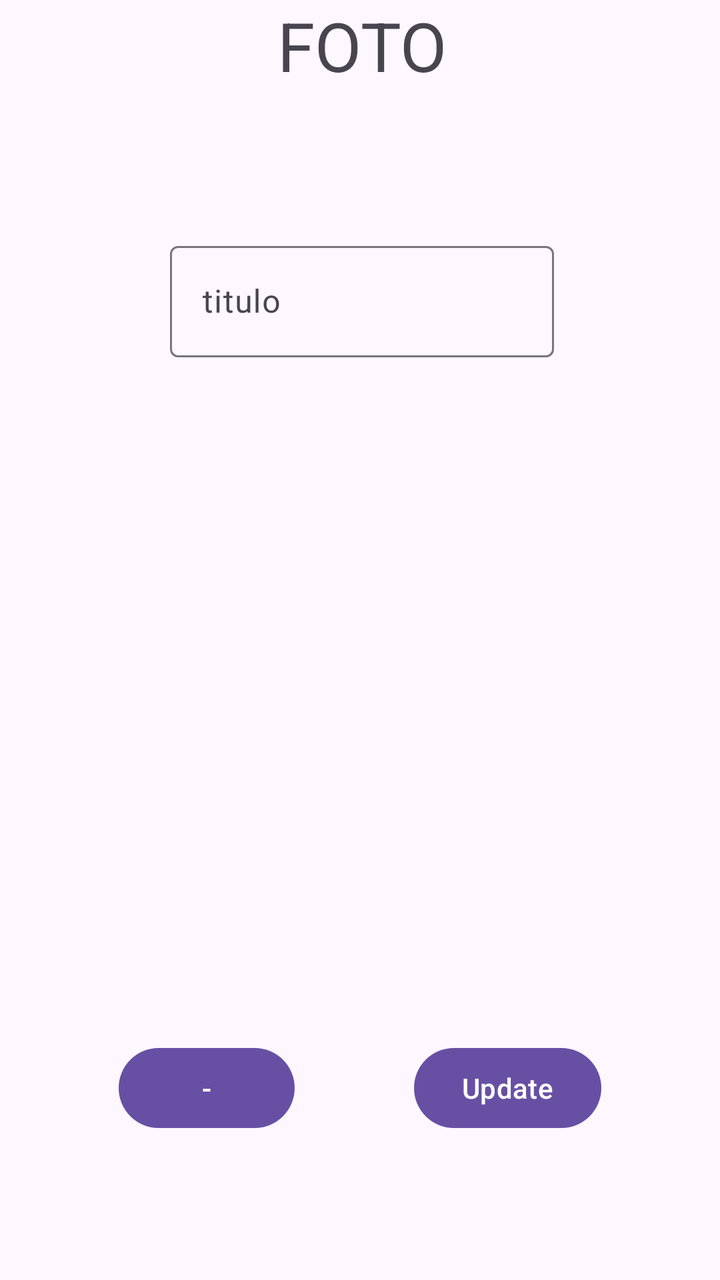
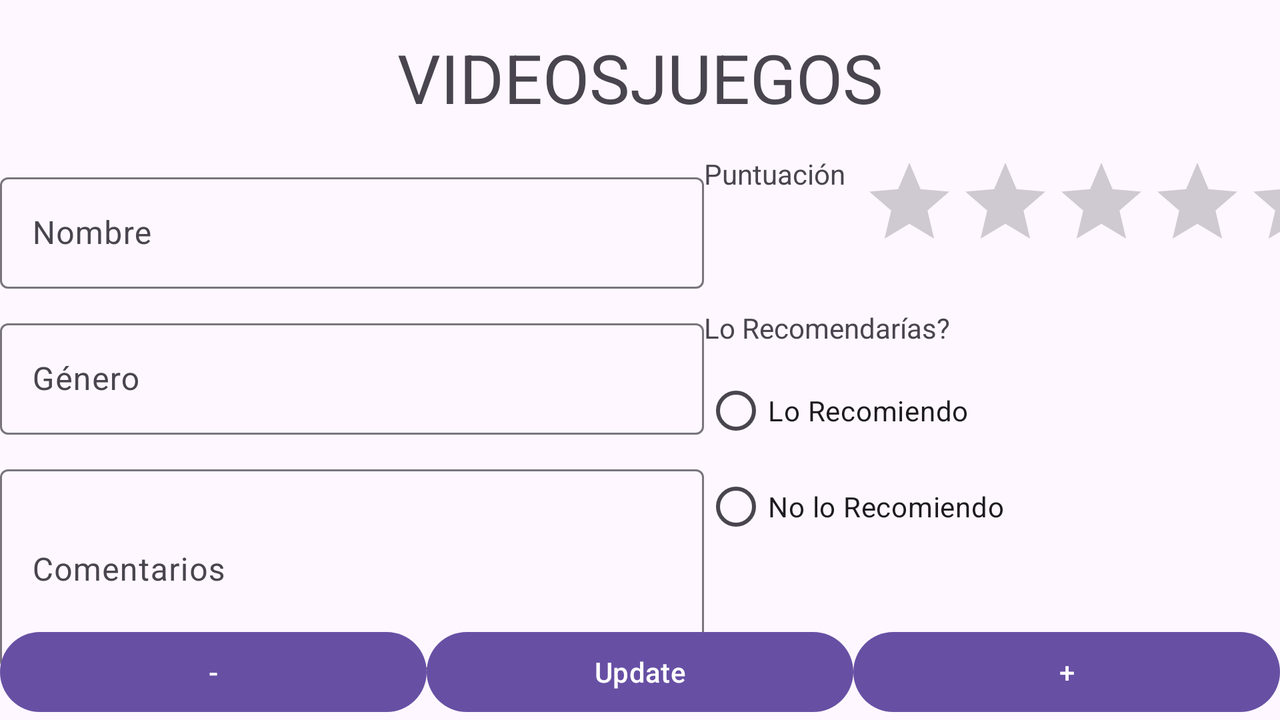

Compare how this app lays out the same screen by default and in its alternative resource folder. The renders come first, then the two layout files and the values they reference.
<!-- AndroidManifest.xml: application theme Theme.Moviles1FelixJV -->
<!-- res/layout/perfil_fragment.xml -->
<?xml version="1.0" encoding="utf-8"?>
<androidx.constraintlayout.widget.ConstraintLayout xmlns:android="http://schemas.android.com/apk/res/android"
    xmlns:app="http://schemas.android.com/apk/res-auto"
    xmlns:tools="http://schemas.android.com/tools"
    android:id="@+id/main"
    android:layout_width="match_parent"
    android:layout_height="match_parent"
    tools:context=".ui.pantallaDetalleFoto.DetalleFotosFragment">

    <TextView
        android:id="@+id/textView"
        android:layout_width="wrap_content"
        android:layout_height="wrap_content"

        android:text="@string/FOTO"
        android:textSize="34sp"
        app:layout_constraintEnd_toStartOf="@id/GuideLine2"
        app:layout_constraintStart_toEndOf="@id/guideline1"
        app:layout_constraintTop_toTopOf="parent" />

    <com.google.android.material.textfield.TextInputLayout
        android:id="@+id/textInputLayout"
        android:layout_width="0dp"
        android:layout_height="wrap_content"

        app:layout_constraintBottom_toTopOf="@id/imageView2"
        app:layout_constraintEnd_toEndOf="parent"
        app:layout_constraintEnd_toStartOf="@id/GuideLine2"
        app:layout_constraintStart_toStartOf="@id/guideline1"
        app:layout_constraintTop_toBottomOf="@+id/textView">

        <com.google.android.material.textfield.TextInputEditText
            android:id="@+id/nombrePerfil"
            android:layout_width="match_parent"
            android:layout_height="wrap_content"
            android:hint="@string/titulo" />
    </com.google.android.material.textfield.TextInputLayout>

    <Button
        android:id="@+id/eliminar"
        android:layout_width="wrap_content"
        android:layout_height="wrap_content"
       app:layout_constraintEnd_toStartOf="@id/updateBtn"
        android:text="@string/eliminar"
        app:layout_constraintBottom_toBottomOf="parent"
        app:layout_constraintStart_toStartOf="parent"
        app:layout_constraintTop_toBottomOf="@id/imageView2"
        />

    <androidx.constraintlayout.widget.Guideline
        android:id="@+id/guideline1"
        android:layout_width="wrap_content"
        android:layout_height="wrap_content"
        android:orientation="vertical"
        app:layout_constraintGuide_begin="85dp" />

    <androidx.constraintlayout.widget.Guideline
        android:id="@+id/GuideLine2"
        android:layout_width="wrap_content"
        android:layout_height="wrap_content"
        android:orientation="vertical"
        app:layout_constraintGuide_end="83dp" />

    <Button
        android:id="@+id/updateBtn"
        android:layout_width="wrap_content"
        android:layout_height="wrap_content"

        android:text="@string/update"
        app:layout_constraintStart_toEndOf="@id/eliminar"
        app:layout_constraintEnd_toEndOf="parent"
        app:layout_constraintBottom_toBottomOf="@id/eliminar"
        app:layout_constraintTop_toTopOf="@+id/eliminar" />

    <ImageView
        android:id="@+id/imageView2"
        android:layout_width="203dp"
        android:layout_height="197dp"
        tools:layout_editor_absoluteX="104dp"
        tools:layout_editor_absoluteY="204dp"
        tools:src="@tools:sample/avatars"
        app:layout_constraintEnd_toStartOf="@id/GuideLine2"
        app:layout_constraintStart_toEndOf="@id/guideline1"
        app:layout_constraintTop_toBottomOf="@id/textInputLayout"
        app:layout_constraintBottom_toTopOf="@id/eliminar"/>

</androidx.constraintlayout.widget.ConstraintLayout>
<!-- resources referenced by this layout -->
<resources>
  <string name="FOTO">FOTO</string>
  <string name="eliminar">-</string>
  <string name="titulo">titulo</string>
  <string name="update">Update</string>
  <style name="Theme.Moviles1FelixJV" parent="Base.Theme.Moviles1FelixJV" />
  <style name="Base.Theme.Moviles1FelixJV" parent="Theme.Material3.DayNight.NoActionBar">
          
          
      </style>
</resources>
<!-- res/layout-land/perfil_fragment.xml (the repository's variant of the layout above) -->
<!-- drawn on the phone turned sideways -->
<?xml version="1.0" encoding="utf-8"?>
<androidx.constraintlayout.widget.ConstraintLayout xmlns:android="http://schemas.android.com/apk/res/android"
    xmlns:app="http://schemas.android.com/apk/res-auto"
    xmlns:tools="http://schemas.android.com/tools"
    android:id="@+id/main"
    android:layout_width="match_parent"
    android:layout_height="match_parent"
    tools:context=".ui.pantallaPerfil.PerfilFragment">


    <TextView
        android:id="@+id/textView"
        android:layout_width="wrap_content"
        android:layout_height="wrap_content"
        android:layout_marginTop="16dp"
        android:text="@string/videosjuegos"
        android:textSize="34sp"
        app:layout_constraintEnd_toEndOf="parent"
        app:layout_constraintStart_toStartOf="parent"
        app:layout_constraintTop_toTopOf="parent"
        app:layout_constraintHorizontal_bias="0.5" />


    <com.google.android.material.textfield.TextInputLayout
        android:id="@+id/textInputLayout"
        android:layout_width="0dp"
        android:layout_height="wrap_content"
        android:layout_marginTop="22dp"
        app:layout_constraintEnd_toStartOf="@id/guideline_vertical_center"
        app:layout_constraintStart_toStartOf="parent"
        app:layout_constraintTop_toBottomOf="@id/textView">

        <com.google.android.material.textfield.TextInputEditText
            android:id="@+id/nombrePerfil"
            android:layout_width="match_parent"
            android:layout_height="wrap_content"
            android:hint="@string/nombre" />
    </com.google.android.material.textfield.TextInputLayout>


    <com.google.android.material.textfield.TextInputLayout
        android:id="@+id/textInputLayout2"
        android:layout_width="0dp"
        android:layout_height="wrap_content"
        android:layout_marginTop="12dp"
        app:layout_constraintEnd_toStartOf="@id/guideline_vertical_center"
        app:layout_constraintStart_toStartOf="parent"
        app:layout_constraintTop_toBottomOf="@id/textInputLayout">

        <com.google.android.material.textfield.TextInputEditText
            android:id="@+id/generoPerfil"
            android:layout_width="match_parent"
            android:layout_height="wrap_content"
            android:hint="@string/g_nero" />
    </com.google.android.material.textfield.TextInputLayout>

    <com.google.android.material.textfield.TextInputLayout
        android:id="@+id/textInputLayout3"
        android:layout_width="0dp"
        android:layout_height="wrap_content"
        android:layout_marginTop="12dp"
        app:layout_constraintEnd_toStartOf="@id/guideline_vertical_center"
        app:layout_constraintStart_toStartOf="parent"
        app:layout_constraintTop_toBottomOf="@id/textInputLayout2">

        <com.google.android.material.textfield.TextInputEditText
            android:layout_width="match_parent"
            android:layout_height="100dp"
            android:hint="@string/comentarios" />
    </com.google.android.material.textfield.TextInputLayout>


    <TextView
        android:id="@+id/textView2"
        android:layout_width="wrap_content"
        android:layout_height="wrap_content"
        android:layout_marginTop="16dp"
        android:text="@string/puntuaci_n"
        app:layout_constraintStart_toStartOf="@id/guideline_vertical_center"
        app:layout_constraintTop_toBottomOf="@id/textView" />


    <RatingBar
        android:id="@+id/ratingBar"
        android:layout_width="wrap_content"
        android:layout_height="wrap_content"
        android:layout_marginStart="8dp"
        app:layout_constraintStart_toEndOf="@id/textView2"
        app:layout_constraintTop_toTopOf="@id/textView2" />


    <TextView
        android:id="@+id/textView3"
        android:layout_width="wrap_content"
        android:layout_height="wrap_content"
        android:layout_marginTop="20dp"
        android:text="@string/lo_recomendar_as"
        app:layout_constraintStart_toStartOf="@id/guideline_vertical_center"
        app:layout_constraintTop_toBottomOf="@id/ratingBar" />


    <RadioGroup
        android:id="@+id/radioGroup3"
        android:layout_width="wrap_content"
        android:layout_height="wrap_content"
        android:layout_marginTop="8dp"
        app:layout_constraintStart_toStartOf="@id/guideline_vertical_center"
        app:layout_constraintTop_toBottomOf="@id/textView3">

        <RadioButton
            android:id="@+id/radioButton"
            android:layout_width="wrap_content"
            android:layout_height="wrap_content"
            android:text="@string/lo_recomiendo" />

        <RadioButton
            android:id="@+id/radioButton2"
            android:layout_width="wrap_content"
            android:layout_height="wrap_content"
            android:text="@string/no_lo_recomiendo" />
    </RadioGroup>


    <Button
        android:id="@+id/eliminar"
        android:layout_width="0dp"
        android:layout_height="wrap_content"
        android:text="@string/eliminar"
        app:layout_constraintEnd_toStartOf="@id/updateBtn"
        app:layout_constraintStart_toStartOf="parent"
        app:layout_constraintBottom_toBottomOf="parent" />

    <Button
        android:id="@+id/updateBtn"
        android:layout_width="0dp"
        android:layout_height="wrap_content"
        android:text="@string/update"
        app:layout_constraintEnd_toStartOf="@id/anyadir"
        app:layout_constraintStart_toEndOf="@id/eliminar"
        app:layout_constraintBottom_toBottomOf="parent"/>

    <Button
        android:id="@+id/anyadir"
        android:layout_width="0dp"
        android:layout_height="wrap_content"
        android:text="@string/anyadir"
        app:layout_constraintEnd_toEndOf="parent"
        app:layout_constraintStart_toEndOf="@id/updateBtn"
        app:layout_constraintBottom_toBottomOf="parent"/>


    <androidx.constraintlayout.widget.Guideline
        android:id="@+id/guideline_vertical_center"
        android:layout_width="wrap_content"
        android:layout_height="wrap_content"
        android:orientation="vertical"
        app:layout_constraintGuide_percent="0.55" />

</androidx.constraintlayout.widget.ConstraintLayout>
<!-- resources referenced by the variant -->
<!-- as the phone turned sideways resolves them -->
<resources>
  <string name="anyadir">+</string>
  <string name="comentarios">Comentarios</string>
  <string name="eliminar">-</string>
  <string name="g_nero">Género</string>
  <string name="lo_recomendar_as">Lo Recomendarías?</string>
  <string name="lo_recomiendo">Lo Recomiendo</string>
  <string name="no_lo_recomiendo">No lo Recomiendo</string>
  <string name="nombre">Nombre</string>
  <string name="puntuaci_n">Puntuación</string>
  <string name="update">Update</string>
  <string name="videosjuegos">VIDEOSJUEGOS</string>
  <style name="Theme.Moviles1FelixJV" parent="Base.Theme.Moviles1FelixJV" />
  <style name="Base.Theme.Moviles1FelixJV" parent="Theme.Material3.DayNight.NoActionBar">
          
          
      </style>
</resources>
